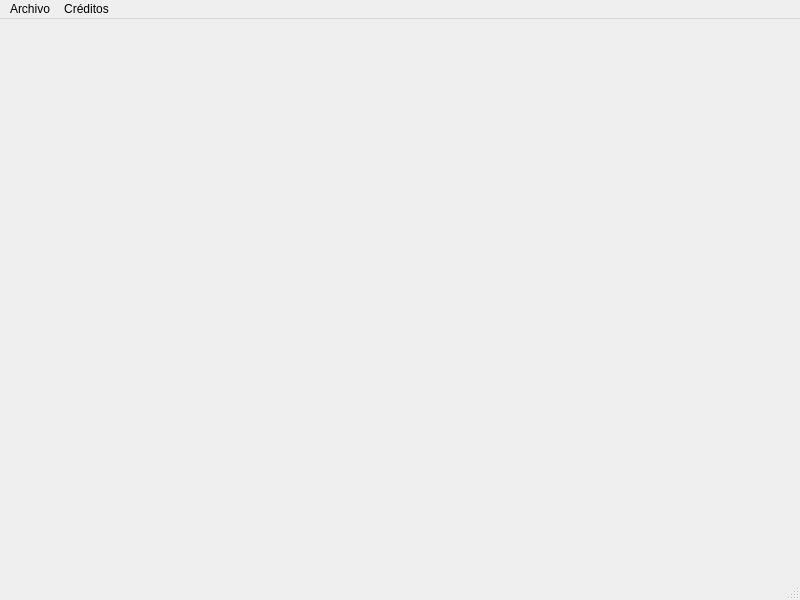
<?xml version="1.0" encoding="UTF-8"?>
<ui version="4.0">
 <class>main</class>
 <widget class="QMainWindow" name="main">
  <property name="geometry">
   <rect>
    <x>0</x>
    <y>0</y>
    <width>800</width>
    <height>600</height>
   </rect>
  </property>
  <property name="windowTitle">
   <string>BancoW - Transferencias</string>
  </property>
  <widget class="QWidget" name="centralwidget"/>
  <widget class="QMenuBar" name="menubar">
   <property name="geometry">
    <rect>
     <x>0</x>
     <y>0</y>
     <width>800</width>
     <height>22</height>
    </rect>
   </property>
   <widget class="QMenu" name="menuArchivo">
    <property name="title">
     <string>Archivo</string>
    </property>
    <addaction name="btnRegistrarTransferencias"/>
    <addaction name="btnReportarTransferencia"/>
    <addaction name="btnHistorialTransferencias"/>
   </widget>
   <widget class="QMenu" name="menuCreditos">
    <property name="title">
     <string>Créditos</string>
    </property>
    <addaction name="actionDesarrolladores"/>
   </widget>
   <addaction name="menuArchivo"/>
   <addaction name="menuCreditos"/>
  </widget>
  <widget class="QStatusBar" name="statusbar"/>
  <action name="actionDesarrolladores">
   <property name="text">
    <string>Desarrolladores</string>
   </property>
  </action>
  <action name="btnRegistrarTransferencias">
   <property name="text">
    <string>Registrar Transferencias</string>
   </property>
   <property name="shortcut">
    <string>Ctrl+R</string>
   </property>
  </action>
  <action name="btnReportarTransferencia">
   <property name="text">
    <string>Reportar Transferencia</string>
   </property>
   <property name="shortcut">
    <string>Ctrl+T</string>
   </property>
  </action>
  <action name="btnHistorialTransferencias">
   <property name="text">
    <string>Historial de Transferencias</string>
   </property>
   <property name="shortcut">
    <string>Ctrl+B</string>
   </property>
  </action>
 </widget>
 <resources/>
 <connections/>
</ui>
